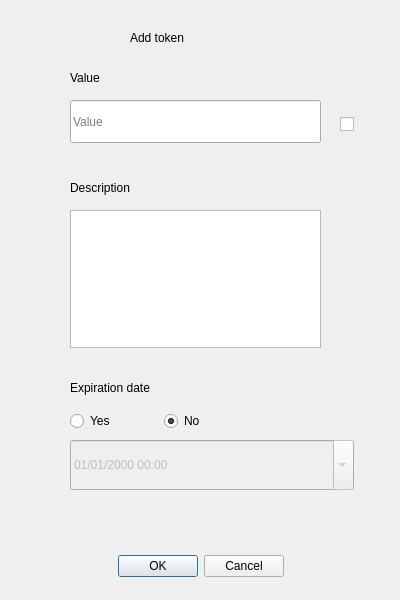
<?xml version="1.0" encoding="UTF-8"?>
<ui version="4.0">
 <class>AddToken</class>
 <widget class="QDialog" name="AddToken">
  <property name="geometry">
   <rect>
    <x>0</x>
    <y>0</y>
    <width>400</width>
    <height>600</height>
   </rect>
  </property>
  <property name="windowTitle">
   <string>Dialog</string>
  </property>
  <widget class="QDialogButtonBox" name="buttonBox">
   <property name="geometry">
    <rect>
     <x>30</x>
     <y>550</y>
     <width>341</width>
     <height>32</height>
    </rect>
   </property>
   <property name="orientation">
    <enum>Qt::Horizontal</enum>
   </property>
   <property name="standardButtons">
    <set>QDialogButtonBox::Cancel|QDialogButtonBox::Ok</set>
   </property>
   <property name="centerButtons">
    <bool>true</bool>
   </property>
  </widget>
  <widget class="QCheckBox" name="viewValue">
   <property name="geometry">
    <rect>
     <x>340</x>
     <y>110</y>
     <width>28</width>
     <height>29</height>
    </rect>
   </property>
   <property name="text">
    <string/>
   </property>
  </widget>
  <widget class="QLabel" name="titleDesc">
   <property name="geometry">
    <rect>
     <x>70</x>
     <y>170</y>
     <width>151</width>
     <height>35</height>
    </rect>
   </property>
   <property name="text">
    <string>Description</string>
   </property>
  </widget>
  <widget class="QLabel" name="title">
   <property name="geometry">
    <rect>
     <x>130</x>
     <y>20</y>
     <width>141</width>
     <height>35</height>
    </rect>
   </property>
   <property name="text">
    <string>Add token</string>
   </property>
  </widget>
  <widget class="QLabel" name="titleValue">
   <property name="geometry">
    <rect>
     <x>70</x>
     <y>60</y>
     <width>81</width>
     <height>35</height>
    </rect>
   </property>
   <property name="text">
    <string>Value</string>
   </property>
  </widget>
  <widget class="QLineEdit" name="valueTf">
   <property name="geometry">
    <rect>
     <x>70</x>
     <y>100</y>
     <width>251</width>
     <height>43</height>
    </rect>
   </property>
   <property name="inputMethodHints">
    <set>Qt::ImhHiddenText|Qt::ImhNoAutoUppercase|Qt::ImhNoPredictiveText|Qt::ImhSensitiveData</set>
   </property>
   <property name="text">
    <string/>
   </property>
   <property name="echoMode">
    <enum>QLineEdit::Password</enum>
   </property>
   <property name="placeholderText">
    <string>Value</string>
   </property>
   <property name="clearButtonEnabled">
    <bool>false</bool>
   </property>
  </widget>
  <widget class="QPlainTextEdit" name="descPtf">
   <property name="geometry">
    <rect>
     <x>70</x>
     <y>210</y>
     <width>251</width>
     <height>138</height>
    </rect>
   </property>
   <property name="cursor" stdset="0">
    <cursorShape>IBeamCursor</cursorShape>
   </property>
  </widget>
  <widget class="QDateTimeEdit" name="expDateEdit">
   <property name="enabled">
    <bool>false</bool>
   </property>
   <property name="geometry">
    <rect>
     <x>70</x>
     <y>440</y>
     <width>284</width>
     <height>50</height>
    </rect>
   </property>
   <property name="cursor">
    <cursorShape>PointingHandCursor</cursorShape>
   </property>
   <property name="wrapping">
    <bool>false</bool>
   </property>
   <property name="frame">
    <bool>true</bool>
   </property>
   <property name="accelerated">
    <bool>false</bool>
   </property>
   <property name="showGroupSeparator" stdset="0">
    <bool>false</bool>
   </property>
   <property name="displayFormat">
    <string>dd/MM/yyyy HH:mm</string>
   </property>
   <property name="calendarPopup">
    <bool>true</bool>
   </property>
   <property name="timeSpec">
    <enum>Qt::LocalTime</enum>
   </property>
  </widget>
  <widget class="QLabel" name="titleExpDate">
   <property name="geometry">
    <rect>
     <x>70</x>
     <y>370</y>
     <width>201</width>
     <height>35</height>
    </rect>
   </property>
   <property name="text">
    <string>Expiration date</string>
   </property>
  </widget>
  <widget class="QLabel" name="informLabel">
   <property name="geometry">
    <rect>
     <x>10</x>
     <y>500</y>
     <width>371</width>
     <height>35</height>
    </rect>
   </property>
   <property name="text">
    <string/>
   </property>
  </widget>
  <widget class="QWidget" name="">
   <property name="geometry">
    <rect>
     <x>70</x>
     <y>400</y>
     <width>181</width>
     <height>43</height>
    </rect>
   </property>
   <layout class="QHBoxLayout" name="hasExpDateLayout">
    <property name="sizeConstraint">
     <enum>QLayout::SetDefaultConstraint</enum>
    </property>
    <item>
     <widget class="QRadioButton" name="rbYes">
      <property name="cursor">
       <cursorShape>PointingHandCursor</cursorShape>
      </property>
      <property name="text">
       <string>Yes</string>
      </property>
     </widget>
    </item>
    <item>
     <widget class="QRadioButton" name="rbNo">
      <property name="cursor">
       <cursorShape>PointingHandCursor</cursorShape>
      </property>
      <property name="text">
       <string>No</string>
      </property>
      <property name="checked">
       <bool>true</bool>
      </property>
     </widget>
    </item>
   </layout>
  </widget>
 </widget>
 <resources/>
 <connections>
  <connection>
   <sender>buttonBox</sender>
   <signal>accepted()</signal>
   <receiver>AddToken</receiver>
   <slot>accept()</slot>
   <hints>
    <hint type="sourcelabel">
     <x>248</x>
     <y>564</y>
    </hint>
    <hint type="destinationlabel">
     <x>157</x>
     <y>274</y>
    </hint>
   </hints>
  </connection>
  <connection>
   <sender>buttonBox</sender>
   <signal>rejected()</signal>
   <receiver>AddToken</receiver>
   <slot>reject()</slot>
   <hints>
    <hint type="sourcelabel">
     <x>316</x>
     <y>570</y>
    </hint>
    <hint type="destinationlabel">
     <x>286</x>
     <y>274</y>
    </hint>
   </hints>
  </connection>
 </connections>
</ui>
